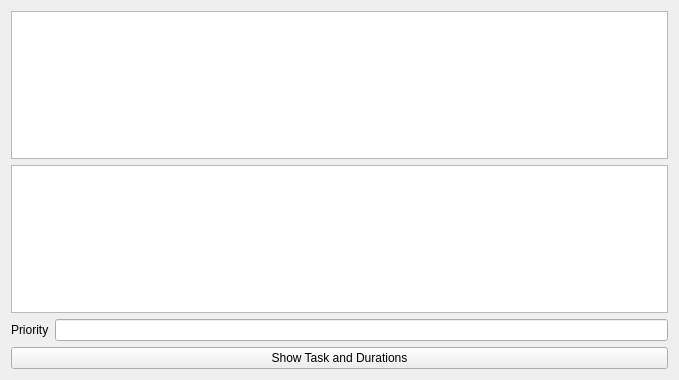
<?xml version="1.0" encoding="UTF-8"?>
<ui version="4.0">
 <class>Gui</class>
 <widget class="QWidget" name="Gui">
  <property name="geometry">
   <rect>
    <x>0</x>
    <y>0</y>
    <width>679</width>
    <height>380</height>
   </rect>
  </property>
  <property name="windowTitle">
   <string>Gui</string>
  </property>
  <layout class="QVBoxLayout" name="verticalLayout">
   <item>
    <widget class="QListWidget" name="TaskWidget"/>
   </item>
   <item>
    <widget class="QListWidget" name="FilteredWidget"/>
   </item>
   <item>
    <layout class="QHBoxLayout" name="horizontalLayout">
     <item>
      <widget class="QLabel" name="label">
       <property name="text">
        <string>Priority</string>
       </property>
      </widget>
     </item>
     <item>
      <widget class="QLineEdit" name="PriorityLineEdit"/>
     </item>
    </layout>
   </item>
   <item>
    <widget class="QPushButton" name="ShowTaskButton">
     <property name="text">
      <string>Show Task and Durations</string>
     </property>
    </widget>
   </item>
  </layout>
 </widget>
 <resources/>
 <connections/>
</ui>
